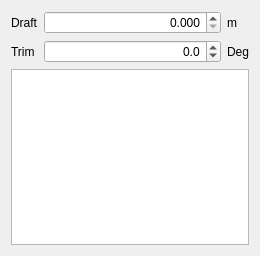
<?xml version="1.0" encoding="UTF-8"?>
<ui version="4.0">
 <class>TaskPanel</class>
 <widget class="QWidget" name="TaskPanel">
  <property name="geometry">
   <rect>
    <x>0</x>
    <y>0</y>
    <width>260</width>
    <height>256</height>
   </rect>
  </property>
  <property name="windowTitle">
   <string>Transversal areas curve</string>
  </property>
  <layout class="QGridLayout" name="gridLayout">
   <item row="1" column="0">
    <widget class="QTextEdit" name="OutputData">
     <property name="textInteractionFlags">
      <set>Qt::TextSelectableByKeyboard|Qt::TextSelectableByMouse</set>
     </property>
    </widget>
   </item>
   <item row="0" column="0">
    <layout class="QGridLayout" name="gridLayout_2">
     <item row="0" column="0">
      <widget class="QLabel" name="DraftLabel">
       <property name="sizePolicy">
        <sizepolicy hsizetype="Maximum" vsizetype="Preferred">
         <horstretch>0</horstretch>
         <verstretch>0</verstretch>
        </sizepolicy>
       </property>
       <property name="text">
        <string>Draft</string>
       </property>
      </widget>
     </item>
     <item row="0" column="2">
      <widget class="QLabel" name="DraftUnits">
       <property name="sizePolicy">
        <sizepolicy hsizetype="Fixed" vsizetype="Preferred">
         <horstretch>0</horstretch>
         <verstretch>0</verstretch>
        </sizepolicy>
       </property>
       <property name="maximumSize">
        <size>
         <width>16777215</width>
         <height>16777215</height>
        </size>
       </property>
       <property name="text">
        <string>m</string>
       </property>
      </widget>
     </item>
     <item row="0" column="1">
      <widget class="QDoubleSpinBox" name="Draft">
       <property name="alignment">
        <set>Qt::AlignRight|Qt::AlignTrailing|Qt::AlignVCenter</set>
       </property>
       <property name="decimals">
        <number>3</number>
       </property>
       <property name="singleStep">
        <double>0.100000000000000</double>
       </property>
      </widget>
     </item>
     <item row="1" column="0">
      <widget class="QLabel" name="TrimLabel">
       <property name="sizePolicy">
        <sizepolicy hsizetype="Maximum" vsizetype="Preferred">
         <horstretch>0</horstretch>
         <verstretch>0</verstretch>
        </sizepolicy>
       </property>
       <property name="text">
        <string>Trim</string>
       </property>
      </widget>
     </item>
     <item row="1" column="1">
      <widget class="QDoubleSpinBox" name="Trim">
       <property name="alignment">
        <set>Qt::AlignRight|Qt::AlignTrailing|Qt::AlignVCenter</set>
       </property>
       <property name="decimals">
        <number>1</number>
       </property>
       <property name="minimum">
        <double>-45.000000000000000</double>
       </property>
       <property name="maximum">
        <double>45.000000000000000</double>
       </property>
      </widget>
     </item>
     <item row="1" column="2">
      <widget class="QLabel" name="TrimUnits">
       <property name="sizePolicy">
        <sizepolicy hsizetype="Fixed" vsizetype="Preferred">
         <horstretch>0</horstretch>
         <verstretch>0</verstretch>
        </sizepolicy>
       </property>
       <property name="maximumSize">
        <size>
         <width>16777215</width>
         <height>16777215</height>
        </size>
       </property>
       <property name="text">
        <string>Deg</string>
       </property>
      </widget>
     </item>
    </layout>
   </item>
  </layout>
 </widget>
 <resources/>
 <connections/>
</ui>
